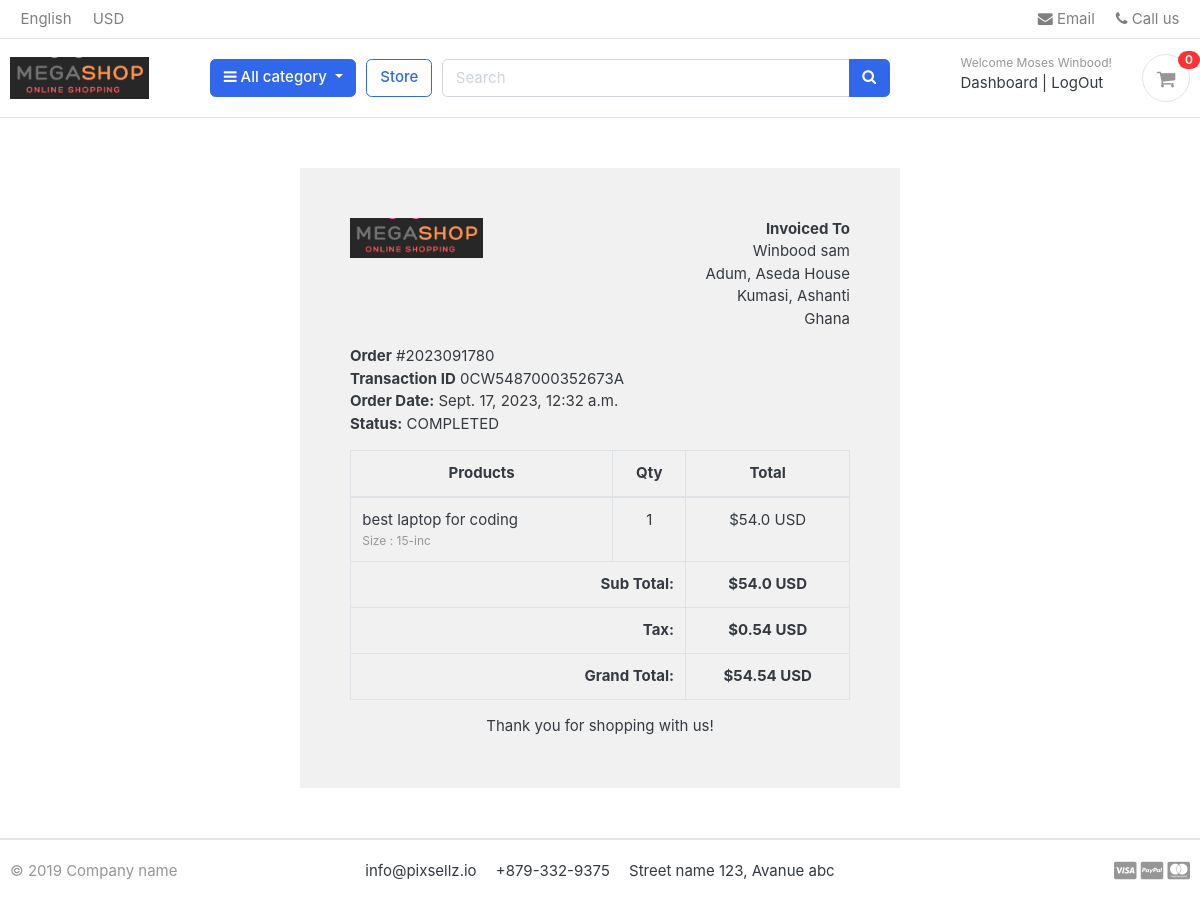
Page /accounts/order_detail/2023091780/ (signed in) on the committed database.
### accounts/models.py (models this page shows, shortened)
class User(AbstractBaseUser):
    first_name = models.CharField(max_length=20)
    last_name = models.CharField(max_length=20)
    username = models.CharField(max_length=25, unique=True)
    email = models.EmailField(max_length=40, unique=True)
    phone = models.CharField(max_length=11, blank=True)
    last_login = models.DateTimeField(auto_now_add=True)
    date_joined = models.DateTimeField(auto_now_add=True)
    is_admin = models.BooleanField(default=False)
    is_staff = models.BooleanField(default=False)
    is_active = models.BooleanField(default=False)
    is_superadmin = models.BooleanField(default=False)
    USERNAME_FIELD = 'email'
    REQUIRED_FIELDS = ['username', 'first_name', 'last_name']
    objects = UserManager()

### orders/models.py (models this page shows, shortened)
class Order(models.Model):
    STATUS = (
        ('New', 'New'),
        ('Accepted', 'Accepted'),
        ('Completed', 'Completed'),
        ('Cancellation', 'Cancellation')
    )
    user = models.ForeignKey(User, on_delete=models.CASCADE, null=True)
    payment = models.ForeignKey(Payment, on_delete=models.SET_NULL, blank=True, null=True)
    order_number = models.CharField(max_length=20)
    first_name = models.CharField(max_length=100)
    last_name = models.CharField(max_length=100)
    phone = models.CharField(max_length=15)
    email = models.EmailField(max_length=100)
    address_line_1 = models.CharField(max_length=100)
    address_line_2 = models.CharField(max_length=100, blank=True)
    country = models.CharField(max_length=20)
    state = models.CharField(max_length=20)
    city = models.CharField(max_length=20)
    order_note = models.CharField(max_length=100, blank=True)
    order_total = models.FloatField()
    is_ordered = models.BooleanField(default=False)
    tax = models.FloatField()
    status = models.CharField(max_length=30, choices=STATUS, default='New')
    ip = models.CharField(max_length=20, blank=True)
    date_created = models.DateTimeField(auto_now_add=True)
    date_updated = models.DateTimeField(auto_now=True)
    def full_name(self):
        return self.first_name + " "+ self.last_name
    def full_address(self):
        return f'{self.address_line_1 + " "+ self.address_line_2}'

class Payment(models.Model):
    user = models.ForeignKey(User,on_delete=models.CASCADE)
    payment_id = models.CharField(max_length=100)
    payment_method = models.CharField(max_length=100)
    amount_paid = models.CharField(max_length=100)
    status = models.CharField(max_length=100)
    date_created = models.DateTimeField(auto_now_add=True)

class OrderProduct(models.Model):
    order = models.ForeignKey(Order, on_delete=models.CASCADE)
    user = models.ForeignKey(User, on_delete=models.CASCADE)
    payment = models.ForeignKey(Payment, on_delete=models.SET_NULL, blank=True, null=True)
    product = models.ForeignKey(Product, on_delete=models.CASCADE)
    variations = models.ManyToManyField(Variation, blank=True)
    quantity = models.IntegerField()
    product_price = models.FloatField()
    ordered = models.BooleanField(default=False)
    date_created = models.DateTimeField(auto_now_add=True)
    date_updated = models.DateTimeField(auto_now=True)

### store/models.py (models this page shows, shortened)
class Product(models.Model):
    category = models.ForeignKey(Category, on_delete=models.CASCADE)
    product_name = models.CharField(max_length=100, unique=True)
    slug = models.SlugField(max_length=200, unique=True)
    description = models.TextField(max_length=400, blank=True)
    product_image = models.ImageField(upload_to='photos/product')
    price = models.IntegerField()
    stock = models.IntegerField()
    is_available = models.BooleanField(default=True)
    date_created = models.DateTimeField(auto_now_add=True)
    date_modified = models.DateTimeField(auto_now_add=True)

class Variation(models.Model):
    variation_category_choices = (('color', 'color'), ('size', 'size'),)
    product = models.ForeignKey(Product, on_delete=models.CASCADE)
    variation_category = models.CharField(max_length=100, choices=variation_category_choices)
    variation_value = models.CharField(max_length=100)
    is_active = models.BooleanField(default=True)
    date_created = models.DateTimeField(auto_now=True)
    objects = VariationManager()

### accounts/views.py (the view)
# urls.py: path('order_detail/<int:order_id>/', views.order_detail, name='order_detail'),
@login_required(login_url="login")
def order_detail(request, order_id):
    order_detail = OrderProduct.objects.filter(order__order_number=order_id)
    order = Order.objects.get(order_number=order_id)
    subtotal = 0
    for i in order_detail:
        subtotal += i.product_price * i.quantity
    context = {
        "order_detail": order_detail,
        "order": order,
        "subtotal": subtotal,
    }
    return render(request, "accounts/order_detail.html", context)

### templates/accounts/order_detail.html
{% extends 'base.html' %}
{% load static %}
{% block content %}
<div class="container" style="margin: 0 auto;width: 50%;padding: 50px;background: #f1f1f1;margin-top: 50px;margin-bottom: 50px;">
    <div class="row invoice row-printable">
        <div class="col-md-12">
            <div class="panel panel-default plain" id="dash_0">
                <div class="panel-body p30">
                    <div class="row">
                        <div class="col-lg-6">
                            <div class="invoice-logo"><img src="{% static '/images/logo2.png' %}" alt="Invoice logo" style="max-height: 40px;"></div>
                        </div>
                        <div class="col-lg-6">
                            <div class="invoice-from">
                                <ul class="list-unstyled text-right">
                                    <li><strong>Invoiced To</strong></li>
                                    <li>{{order.full_name}}</li>
                                    <li>{{order.full_address}}</li>
                                    <li>{{order.city}}, {{order.state}}</li>
                                    <li>{{order.country}}</li>
                                </ul>
                            </div>
                        </div>
                        <div class="col-lg-12">
                            <div class="invoice-details mt25">
                                <div class="well">
                                    <ul class="list-unstyled mb0">
                                        <li><strong>Order</strong> #{{order.order_number}}</li>
                                        <li><strong>Transaction ID</strong> {{order.payment.payment_id}}</li>
                                        <li><strong>Order Date:</strong> {{order.date_created}}</li>
                                        <li><strong>Status:</strong> {{order.payment.status}}</li>
                                    </ul>
                                </div>
                            </div>
                            <div class="invoice-items">
                                <div class="table-responsive" style="overflow: hidden; outline: none;" tabindex="0">
                                    <table class="table table-bordered">
                                        <thead>
                                            <tr>
                                                <th class="per70 text-center">Products</th>
                                                <th class="per5 text-center">Qty</th>
                                                <th class="per25 text-center">Total</th>
                                            </tr>
                                        </thead>
                                        <tbody>
                                          {% for item in order_detail %}
                                            <tr>
                                                <td>{{item.product.product_name}}
                                                  <p class="text-muted small">
                                          					{% if item.variations.all %}
                                          						{% for i in item.variations.all %}
                                          							{{ i.variation_category | capfirst }} : {{ i.variation_value | capfirst }} <br>
                                          						{% endfor %}
                                          					{% endif %}
                                          				</p>
                                                </td>
                                                <td class="text-center">{{item.quantity}}</td>
                                                <td class="text-center">${{item.product_price}} USD</td>
                                            </tr>
                                          {% endfor %}
                                        </tbody>
                                        <tfoot>
                                            <tr>
                                                <th colspan="2" class="text-right">Sub Total:</th>
                                                <th class="text-center">${{subtotal}} USD</th>
                                            </tr>
                                            <tr>
                                                <th colspan="2" class="text-right">Tax:</th>
                                                <th class="text-center">${{order.tax}} USD</th>
                                            </tr>
                                            <tr>
                                                <th colspan="2" class="text-right">Grand Total:</th>
                                                <th class="text-center">${{order.order_total}} USD</th>
                                            </tr>
                                        </tfoot>
                                    </table>
                                </div>
                            </div>
                            <div class="invoice-footer mt25">
                                <p class="text-center">Thank you for shopping with us!</p>
                            </div>
                        </div>
                    </div>
                </div>
            </div>
        </div>
    </div>
    </div>
{% endblock %}

### templates/base.html (shortened to what this page needs)
{% load static %}
<!DOCTYPE HTML>
<html lang="en">
<head>
<link href="{% static 'css/bootstrap.css' %}" rel="stylesheet" type="text/css"/>
<link href="{% static 'fonts/fontawesome/css/all.min.css' %}" type="text/css" rel="stylesheet">
<link href="{% static 'css/ui.css' %}" rel="stylesheet" type="text/css"/>
<link href="{% static 'css/responsive.css' %}" rel="stylesheet" media="only screen and (max-width: 1200px)" />
<link href="{% static 'css/custom.css' %}" rel="stylesheet" type="text/css"/>
<link rel="stylesheet" href="https://cdnjs.cloudflare.com/ajax/libs/font-awesome/4.7.0/css/font-awesome.min.css">
</head>
<body>
{% include 'includes/navbar.html' %}
{% block content %}
{% endblock %}
{% include 'includes/footer.html' %}

### templates/includes/navbar.html (shortened to what this page needs)
{% load static %}
<header class="section-header">
    <nav class="navbar p-md-0 navbar-expand-sm navbar-light border-bottom">
    <div class="container">
      <div class="collapse navbar-collapse" id="navbarTop4">
        <ul class="navbar-nav mr-auto">
            <li class="nav-item dropdown">
                 <a href="#" class="nav-link">   English </a>
            </li>
            <li class="nav-item dropdown">
                <a href="#" class="nav-link"> USD </a>
            </li>
        </ul>
        <ul class="navbar-nav">
            <li><a href="#" class="nav-link"> <i class="fa fa-envelope"></i> Email </a></li>
            <li><a href="#" class="nav-link"> <i class="fa fa-phone"></i> Call us </a></li>
        </ul>
      </div>
    </div>
    </nav>
    <section class="header-main border-bottom">
        <div class="container">
    <div class="row align-items-center">
        <div class="col-lg-2 col-md-3 col-6">
            <a href="{% url 'home' %}" class="brand-wrap">
            <img class="logo" src="{% static './images/logo2.png' %}">
            </a>
        </div>
        <div class="col-lg col-sm col-md col-6 flex-grow-0">
            <div class="category-wrap dropdown d-inline-block float-right">
                <button type="button" class="btn btn-primary dropdown-toggle" data-toggle="dropdown">
                    <i class="fa fa-bars"></i> All category
                </button>
            </div>
        </div>
        <a href="{% url 'store' %}" class="btn btn-outline-primary">Store</a>
        <div class="col-lg  col-md-6 col-sm-12 col">
            <form action="{% url 'search' %}" class="search" method="get">
                <div class="input-group w-100">
                    <input type="text" class="form-control" style="width:60%;" name="keyword" placeholder="Search">
                    <div class="input-group-append">
                      <button class="btn btn-primary" type="submit">
                        <i class="fa fa-search"></i>
                      </button>
                    </div>
                </div>
            </form>
        </div>
        <div class="col-lg-3 col-sm-6 col-8 order-2 order-lg-3">
                    <div class="d-flex justify-content-end mb-3 mb-lg-0">
                        {% if user.id is None %}
                        <div class="widget-header">
                            <small class="title text-muted">Welcome guest!</small>
                            <div>
                                <a href="{% url 'login' %}">Sign in</a> <span class="dark-transp"> | </span>
                                <a href="{% url 'register' %}"> Register</a>
                            </div>
                        </div>
                        {% else %}
                        <div class="widget-header">
                            <small class="title text-muted">Welcome {{user.first_name}}!</small>
                            <div>
                                <a href="{% url 'dashboard' %}">Dashboard</a> <span class="dark-transp"> | </span>
                                <a href="{% url 'logout' %}"> LogOut</a>
                            </div>
                        </div>
                        {% endif %}
                        <a href="{% url 'cart' %}" class="widget-header pl-3 ml-3">
                            <div class="icon icon-sm rounded-circle border"><i class="fa fa-shopping-cart"></i></div>
                            <span class="badge badge-pill badge-danger notify">{{ cart_count }}</span>
                        </a>
                    </div>
                </div>
    </div>
        </div>
    </section>
    </header>

### templates/includes/footer.html (shortened to what this page needs)
{% load static %}
<footer class="section-footer border-top">
	<div class="container">
		<section class="footer-bottom border-top row">
			<div class="col-md-2">
				<p class="text-muted"> &copy 2019 Company name </p>
			</div>
			<div class="col-md-8 text-md-center">
				<span  class="px-2">info@pixsellz.io</span>
				<span  class="px-2">+879-332-9375</span>
				<span  class="px-2">Street name 123, Avanue abc</span>
			</div>
			<div class="col-md-2 text-md-right text-muted">
				<i class="fab fa-lg fa-cc-visa"></i>
				<i class="fab fa-lg fa-cc-paypal"></i>
				<i class="fab fa-lg fa-cc-mastercard"></i>
			</div>
		</section>
	</div>
</footer>
</body>
</html>

### rows in the picture
User: first_name "Moses Winbood"
Order: full_name "Winbood sam", full_address "Adum, Aseda House", city "Kumasi", state "Ashanti", country "Ghana", order_number "2023091780", payment.payment_id "0CW5487000352673A", date_created "Sept. 17, 2023, 12:32 a.m.", payment.status "COMPLETED", tax "0.54", order_total "54.54"
OrderProduct: product.product_name "best laptop for coding", quantity "1", product_price "54.0"
Variation: variation_category "Size", variation_value "15-inc"

### other values in the picture
{{ cart_count }} "0"
{{ subtotal }} "54.0"
